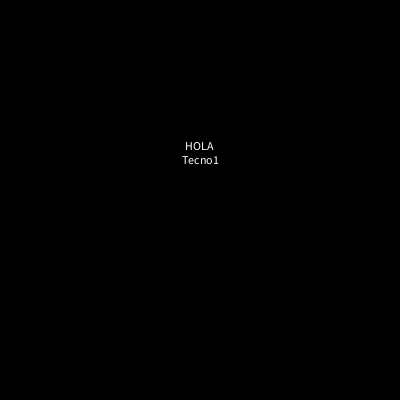
Frame 1 (no input)
Frame 60 (the mouse pressed at the canvas centre just before this capture): identical to frame 1, image omitted
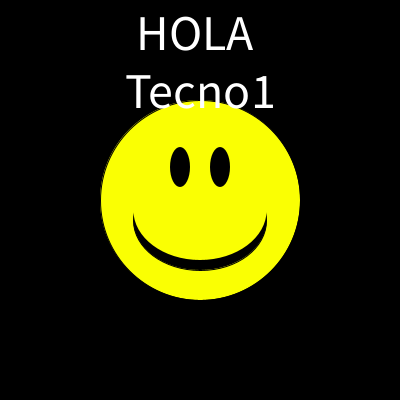
Frame 120 (the mouse held since frame 60 and released just before this capture)

The Processing sketch that drew these frames (run headless with seeded random() and noise(); from frame 60 on, the mouse is pressed at the canvas centre):

// Processing sketch: clara
// ── clara.pde
// carita(x,y, tamaño, "tu nombre");
void setup() {
  size(400, 400);
}
void draw() {
  background( 0 );
  carita(200, 200, mouseX, "Tecno1");
}

void carita (int x, int y, int tam, String nombre) {
  pushStyle();  //importante
  fill(#FAFF03);
  circle(x, y, tam);
  fill(0);
  ellipse(x, y+tam/10, tam/1.5, tam/2);
  fill(#FAFF03);
  noStroke();
  ellipse(x, y+tam/20, tam/1.5, tam/2);
  fill(0);
  ellipse(x-tam/10, y-tam/6, tam/10, tam/5);
  ellipse(x+tam/10, y-tam/6, tam/10, tam/5);
  fill(255);
  textSize(tam/4);  //correccion tamaño texto
  textAlign(CENTER);
  text("HOLA \n"+nombre, x, y-tam/2-50);  //correcion salto de linea
  //text(nombre, x, y-tam/2-25);
  popStyle(); //importante
}
